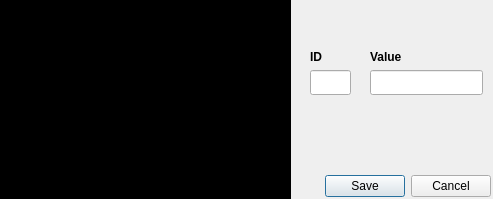
<?xml version="1.0" encoding="UTF-8"?>
<ui version="4.0">
 <class>Dialog</class>
 <widget class="QDialog" name="Dialog">
  <property name="geometry">
   <rect>
    <x>0</x>
    <y>0</y>
    <width>493</width>
    <height>199</height>
   </rect>
  </property>
  <property name="windowTitle">
   <string>Keyboard Keys Manager</string>
  </property>
  <widget class="QDialogButtonBox" name="buttonBox">
   <property name="geometry">
    <rect>
     <x>300</x>
     <y>170</y>
     <width>191</width>
     <height>32</height>
    </rect>
   </property>
   <property name="orientation">
    <enum>Qt::Horizontal</enum>
   </property>
   <property name="standardButtons">
    <set>QDialogButtonBox::Cancel|QDialogButtonBox::Save</set>
   </property>
  </widget>
  <widget class="QTextBrowser" name="result">
   <property name="geometry">
    <rect>
     <x>0</x>
     <y>0</y>
     <width>291</width>
     <height>201</height>
    </rect>
   </property>
   <property name="autoFillBackground">
    <bool>false</bool>
   </property>
   <property name="styleSheet">
    <string notr="true">background: #000;
opacity: 0.8;</string>
   </property>
  </widget>
  <widget class="QLineEdit" name="key_id">
   <property name="geometry">
    <rect>
     <x>310</x>
     <y>70</y>
     <width>41</width>
     <height>25</height>
    </rect>
   </property>
  </widget>
  <widget class="QLineEdit" name="key_value">
   <property name="geometry">
    <rect>
     <x>370</x>
     <y>70</y>
     <width>113</width>
     <height>25</height>
    </rect>
   </property>
  </widget>
  <widget class="QLabel" name="label">
   <property name="geometry">
    <rect>
     <x>310</x>
     <y>50</y>
     <width>47</width>
     <height>13</height>
    </rect>
   </property>
   <property name="font">
    <font>
     <weight>75</weight>
     <bold>true</bold>
    </font>
   </property>
   <property name="text">
    <string>ID</string>
   </property>
  </widget>
  <widget class="QLabel" name="label_2">
   <property name="geometry">
    <rect>
     <x>370</x>
     <y>50</y>
     <width>47</width>
     <height>13</height>
    </rect>
   </property>
   <property name="font">
    <font>
     <weight>75</weight>
     <bold>true</bold>
    </font>
   </property>
   <property name="text">
    <string>Value</string>
   </property>
  </widget>
 </widget>
 <resources/>
 <connections>
  <connection>
   <sender>buttonBox</sender>
   <signal>accepted()</signal>
   <receiver>Dialog</receiver>
   <slot>accept()</slot>
   <hints>
    <hint type="sourcelabel">
     <x>248</x>
     <y>254</y>
    </hint>
    <hint type="destinationlabel">
     <x>157</x>
     <y>274</y>
    </hint>
   </hints>
  </connection>
  <connection>
   <sender>buttonBox</sender>
   <signal>rejected()</signal>
   <receiver>Dialog</receiver>
   <slot>reject()</slot>
   <hints>
    <hint type="sourcelabel">
     <x>316</x>
     <y>260</y>
    </hint>
    <hint type="destinationlabel">
     <x>286</x>
     <y>274</y>
    </hint>
   </hints>
  </connection>
 </connections>
</ui>
